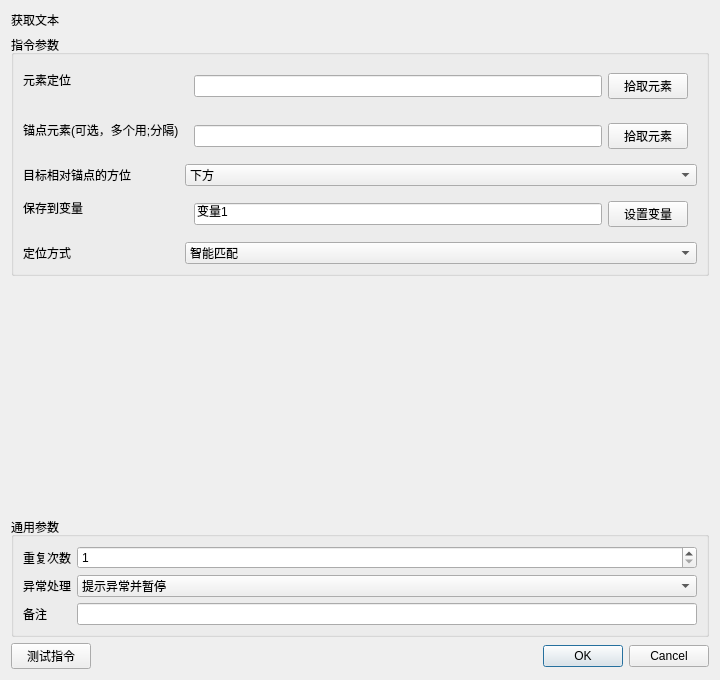
<?xml version="1.0" encoding="UTF-8"?><ui version="4.0"><class>InstructionEditor</class><widget class="QDialog" name="InstructionEditor"><property name="geometry"><rect><x>0</x><y>0</y><width>720</width><height>680</height></rect></property><layout class="QVBoxLayout" name="rootLayout"><item><widget class="QLabel" name="titleLabel"><property name="text"><string>获取文本</string></property></widget></item><item><widget class="QGroupBox" name="parameterGroupBox"><property name="title"><string>指令参数</string></property><layout class="QFormLayout" name="parameterFormLayout"><item row="0" column="0"><widget class="QLabel" name="label_0"><property name="text"><string>元素定位</string></property></widget></item><item row="0" column="1"><widget class="QWidget" name="container_0"><layout class="QHBoxLayout" name="fieldLayout_0"><item><widget class="QLineEdit" name="parameter_0"><property name="text"><string></string></property></widget></item><item><widget class="QPushButton" name="auxiliary_0"><property name="text"><string>拾取元素</string></property></widget></item></layout></widget></item><item row="1" column="0"><widget class="QLabel" name="label_1"><property name="text"><string>锚点元素(可选，多个用;分隔)</string></property></widget></item><item row="1" column="1"><widget class="QWidget" name="container_1"><layout class="QHBoxLayout" name="fieldLayout_1"><item><widget class="QLineEdit" name="parameter_1"><property name="text"><string></string></property></widget></item><item><widget class="QPushButton" name="auxiliary_1"><property name="text"><string>拾取元素</string></property></widget></item></layout></widget></item><item row="2" column="0"><widget class="QLabel" name="label_2"><property name="text"><string>目标相对锚点的方位</string></property></widget></item><item row="2" column="1"><widget class="QComboBox" name="parameter_2"><item><property name="text"><string>下方</string></property></item><item><property name="text"><string>上方</string></property></item><item><property name="text"><string>右侧</string></property></item><item><property name="text"><string>左侧</string></property></item><item><property name="text"><string>内部</string></property></item><item><property name="text"><string>相邻</string></property></item><property name="currentIndex"><number>0</number></property></widget></item><item row="3" column="0"><widget class="QLabel" name="label_3"><property name="text"><string>保存到变量</string></property></widget></item><item row="3" column="1"><widget class="QWidget" name="container_3"><layout class="QHBoxLayout" name="fieldLayout_3"><item><widget class="QLineEdit" name="parameter_3"><property name="text"><string>变量1</string></property></widget></item><item><widget class="QPushButton" name="auxiliary_3"><property name="text"><string>设置变量</string></property></widget></item></layout></widget></item><item row="4" column="0"><widget class="QLabel" name="label_4"><property name="text"><string>定位方式</string></property></widget></item><item row="4" column="1"><widget class="QComboBox" name="parameter_4"><item><property name="text"><string>CSS选择器</string></property></item><item><property name="text"><string>XPath</string></property></item><item><property name="text"><string>文本内容</string></property></item><item><property name="text"><string>智能匹配</string></property></item><item><property name="text"><string>锚点定位</string></property></item><property name="currentIndex"><number>3</number></property></widget></item></layout></widget></item><item><spacer name="verticalSpacer"><property name="orientation"><enum>Qt::Vertical</enum></property><property name="sizeHint" stdset="0"><size><width>20</width><height>20</height></size></property></spacer></item>
<item><widget class="QGroupBox" name="commonGroupBox"><property name="title"><string>通用参数</string></property><layout class="QFormLayout" name="commonFormLayout">
<item row="0" column="0"><widget class="QLabel" name="repeatLabel"><property name="text"><string>重复次数</string></property></widget></item><item row="0" column="1"><widget class="QSpinBox" name="repeatSpinBox"><property name="minimum"><number>1</number></property><property name="maximum"><number>999999</number></property><property name="value"><number>1</number></property></widget></item>
<item row="1" column="0"><widget class="QLabel" name="errorPolicyLabel"><property name="text"><string>异常处理</string></property></widget></item><item row="1" column="1"><widget class="QComboBox" name="errorPolicyComboBox"><item><property name="text"><string>自动跳过</string></property></item><item><property name="text"><string>提示异常并暂停</string></property></item><item><property name="text"><string>提示异常并停止</string></property></item><property name="currentIndex"><number>1</number></property></widget></item>
<item row="2" column="0"><widget class="QLabel" name="noteLabel"><property name="text"><string>备注</string></property></widget></item><item row="2" column="1"><widget class="QLineEdit" name="noteEdit"/></item>
</layout></widget></item>
<item><layout class="QHBoxLayout" name="footerLayout"><item><widget class="QPushButton" name="testButton"><property name="text"><string>测试指令</string></property></widget></item><item><spacer name="footerSpacer"><property name="orientation"><enum>Qt::Horizontal</enum></property><property name="sizeHint" stdset="0"><size><width>40</width><height>20</height></size></property></spacer></item><item><widget class="QDialogButtonBox" name="buttonBox"><property name="standardButtons"><set>QDialogButtonBox::Cancel|QDialogButtonBox::Ok</set></property></widget></item></layout></item>
</layout></widget><resources/><connections/></ui>
